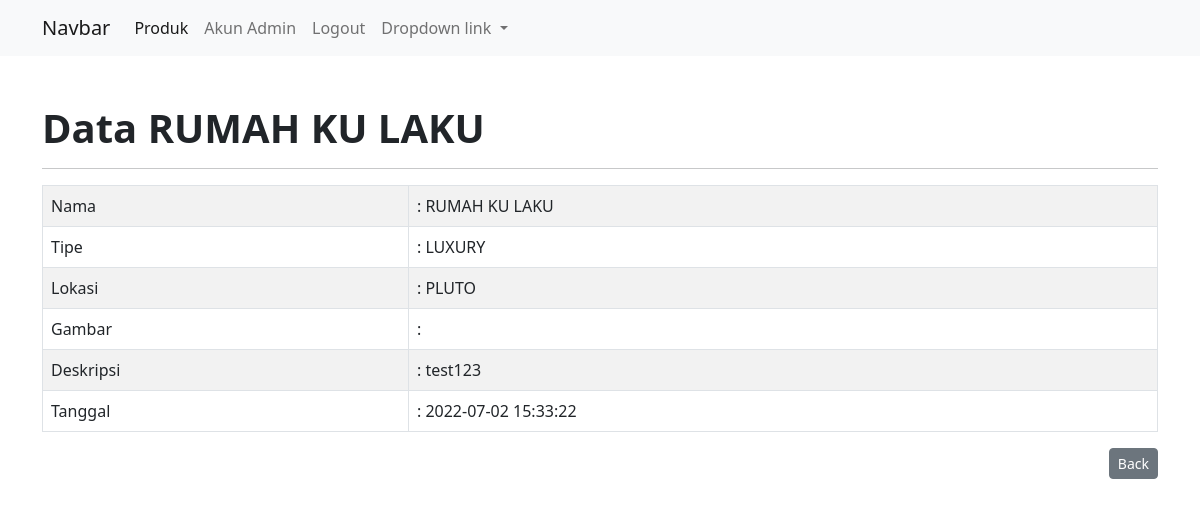
The app's page /bra_crud/detail_produk.php?id_produk=1 with its own data.
### tables this page shows
CREATE TABLE `produk` (
  `id_produk` int(11) NOT NULL,
  `nama_produk` varchar(100) NOT NULL,
  `tipe` varchar(100) NOT NULL,
  `lokasi` varchar(100) NOT NULL,
  `gambar` blob NOT NULL,
  `deskripsi` varchar(255) NOT NULL,
  `tanggal` timestamp NOT NULL DEFAULT current_timestamp() ON UPDATE current_timestamp()
);

### bra_crud/config/controller.php (called while the page is built, shortened)
<?php
function select($query)
{
    global $db;
    $result = mysqli_query($db, $query);
    $rows = [];
    while ($row = mysqli_fetch_assoc($result)) {
        $rows[] = $row;
    }
        return $rows;
}

### bra_crud/detail_produk.php (the view, shortened to what this page needs)
<?php
include 'layout/header.php';
$id_produk = (int)$_GET['id_produk'];
$produk = select("SELECT * FROM produk WHERE id_produk = $id_produk")[0];
?>
<div class="container mt-5">
    <h1 class="tabel1"><strong>Data <?= $produk['nama_produk']; ?> </strong></h1>
    <hr>
    <table class="table table-bordered table-striped mt-3"  >
        <tr>
            <td>Nama</td>
            <td>: <?= $produk['nama_produk']; ?></td>
        </tr>
        <tr>
            <td>Tipe</td>
            <td>: <?= $produk['tipe']; ?></td>
        </tr>
        <tr>
            <td>Lokasi</td>
            <td>: <?= $produk['lokasi']; ?></td>
        </tr>
        <tr>
            <td>Gambar</td>
            <td>: <?= $produk['gambar']; ?></td>
        </tr>
        <tr>
            <td>Deskripsi</td>
            <td>: <?= $produk['deskripsi']; ?></td>
        </tr>
        <tr>
            <td>Tanggal </td>
            <td>: <?= $produk['tanggal']; ?></td>
        </tr>
    </table>
    <a href="index.php" class="btn btn-secondary btn-sm" style="float: right ;">Back</a>
</div>
<?php include 'layout/footer.php';?>

### records on screen
produk: nama_produk "RUMAH KU LAKU", tipe "LUXURY", lokasi "PLUTO", deskripsi "test123", tanggal "2022-07-02 15:33:22"
